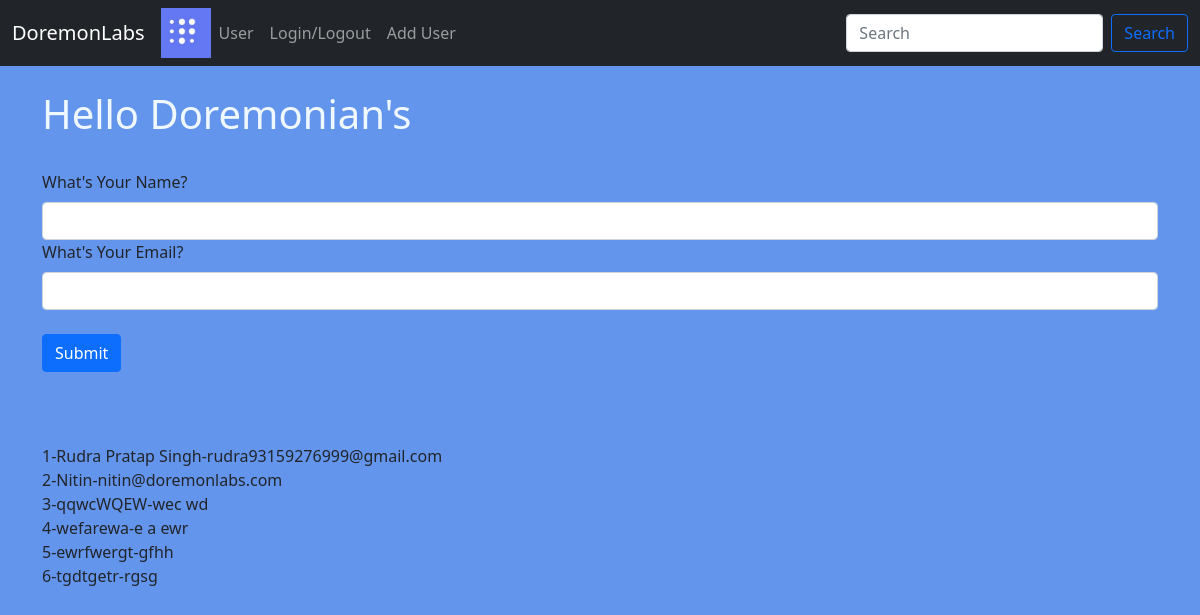
Screenshot of /user/add with the database file from the repository.
### app.py (models this page shows, shortened)
class Users(db.Model):
    id=db.Column(db.Integer,primary_key=True)
    name=db.Column(db.String(200),nullable=False)
    email=db.Column(db.String(200),nullable=False,unique=True)
    date_added=db.Column(db.DateTime,default=datetime.utcnow)

### app.py (the view, shortened to what this page needs)
@app.route('/user/add',methods=['GET','POST'])
def add_user():
    name=None
    form=UserForm()
    our_users=Users.query.order_by(Users.date_added)
    return render_template("add_user.html",
    form=form,
    name=name,
    our_users=our_users)

### app.py
class UserForm(FlaskForm):
    name=StringField("What's Your Name?",validators=[DataRequired()])
    email=StringField("What's Your Email?",validators=[DataRequired()])
    submit=SubmitField("Submit")

### templates/add_user.html (shortened to what this page needs)
{% extends 'base.html' %}
{% block content %}
{% if name %}
    <h1>Hello {{name}}!!</h1>
{% else %}
    <h1>Hello Doremonian's</h1>
    <br/>
    <form method="POST">
        {{form.name.label(
            class="form-label"
        )}}
        {{form.name(
            class="form-control"
        )}}
        {{form.email.label(
            class="form-label"
        )}}
        {{form.email(
            class="form-control"
        )}}
        <br/>
        {{form.submit(class="btn
        btn-primary"
        )}}
    </form>
<br/><br/><br/>
{% for our_user in our_users %}
    {{ our_user.id }}-{{ our_user.name }}-{{ our_user.email }}<br/>
{% endfor %}
{% endif%}
{% endblock %}

### templates/base.html (shortened to what this page needs)
<!doctype html>
<html lang="en">
  <head>
    <link href="https://cdn.jsdelivr.net/npm/bootstrap@5.1.3/dist/css/bootstrap.min.css" rel="stylesheet">
    <link href=" {{url_for('static',filename='css/style.css')}}" rel="stylesheet">
  </head>
  <body>
    {% include 'navbar.html' %}
    <br/>
    <div class="container">
        {% block content %}
        {% endblock %}
    </div>
  </body>
</html>

### templates/navbar.html (shortened to what this page needs)
<nav class="navbar navbar-expand-lg navbar-dark bg-dark">
    <div class="container-fluid">
      <a class="navbar-brand" href="{{ url_for('index') }}">DoremonLabs</a>
      <img src="{{ url_for('static',filename='image/doremonlabs.png')}}"width=50>
      <div class="collapse navbar-collapse" id="navbarSupportedContent">
        <ul class="navbar-nav me-auto mb-2 mb-lg-0">
          <li class="nav-item">
            <a class="nav-link" href="{{ url_for('user',name='Rudra') }}">User</a>
          </li>
          <li class="nav-item">
            <a class="nav-link" href="{{ url_for('name') }}">Login/Logout</a>
          </li>
          <li class="nav-item">
            <a class="nav-link" href="{{ url_for('add_user') }}">Add User</a>
          </li>
        </ul>
        <form class="d-flex">
          <input class="form-control me-2" type="search" placeholder="Search" aria-label="Search">
          <button class="btn btn-outline-primary" type="submit">Search</button>
        </form>
      </div>
    </div>
  </nav>

### static/css/style.css (style rules this page uses)
h1 { color: aliceblue; }
body { background-color: cornflowerblue; }

### rows the page displays
Users: id "1", name "Rudra Pratap Singh", email "rudra93159276999@gmail.com"
Users: id "2", name "Nitin", email "nitin@doremonlabs.com"
Users: id "3", name "qqwcWQEW", email "wec wd"
Users: id "4", name "wefarewa", email "e a ewr"
Users: id "5", name "ewrfwergt", email "gfhh"
Users: id "6", name "tgdtgetr", email "rgsg"
